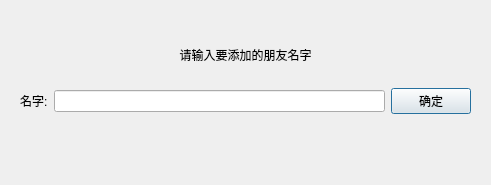
<?xml version="1.0" encoding="UTF-8"?>
<ui version="4.0">
 <class>addfriend</class>
 <widget class="QDialog" name="addfriend">
  <property name="geometry">
   <rect>
    <x>0</x>
    <y>0</y>
    <width>491</width>
    <height>185</height>
   </rect>
  </property>
  <property name="windowTitle">
   <string>Dialog</string>
  </property>
  <layout class="QVBoxLayout" name="verticalLayout_2">
   <item>
    <widget class="QWidget" name="widget" native="true">
     <layout class="QVBoxLayout" name="verticalLayout">
      <item>
       <spacer name="verticalSpacer_2">
        <property name="orientation">
         <enum>Qt::Vertical</enum>
        </property>
        <property name="sizeHint" stdset="0">
         <size>
          <width>20</width>
          <height>40</height>
         </size>
        </property>
       </spacer>
      </item>
      <item>
       <widget class="QLabel" name="label">
        <property name="text">
         <string>请输入要添加的朋友名字</string>
        </property>
        <property name="alignment">
         <set>Qt::AlignCenter</set>
        </property>
       </widget>
      </item>
     </layout>
    </widget>
   </item>
   <item>
    <widget class="QWidget" name="widget_2" native="true">
     <layout class="QHBoxLayout" name="horizontalLayout">
      <item>
       <widget class="QLabel" name="label_2">
        <property name="text">
         <string>名字:</string>
        </property>
       </widget>
      </item>
      <item>
       <widget class="QLineEdit" name="toname"/>
      </item>
      <item>
       <widget class="QPushButton" name="send">
        <property name="text">
         <string>确定</string>
        </property>
       </widget>
      </item>
     </layout>
    </widget>
   </item>
   <item>
    <spacer name="verticalSpacer">
     <property name="orientation">
      <enum>Qt::Vertical</enum>
     </property>
     <property name="sizeHint" stdset="0">
      <size>
       <width>20</width>
       <height>40</height>
      </size>
     </property>
    </spacer>
   </item>
   <item>
    <spacer name="verticalSpacer_3">
     <property name="orientation">
      <enum>Qt::Vertical</enum>
     </property>
     <property name="sizeHint" stdset="0">
      <size>
       <width>20</width>
       <height>40</height>
      </size>
     </property>
    </spacer>
   </item>
  </layout>
 </widget>
 <resources/>
 <connections/>
</ui>
